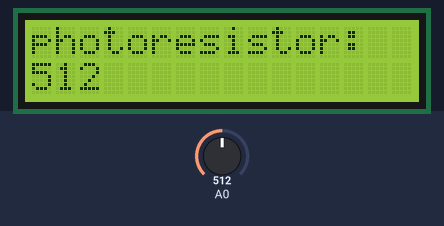
The sketch below on a simulated Arduino Uno, built with avr-gcc and run on an emulated ATmega328P. Parts: 16×2 character LCD. The test bench sets the inputs (shaded band); at power-on: A0 = 512.

Above: at 1.2 s.
1.3 s: A0 set to 716
At 2.5 s:
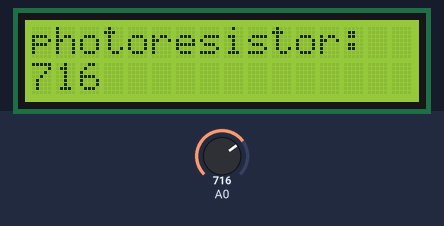
3.5 s: A0 set to 900
At 4.4 s:
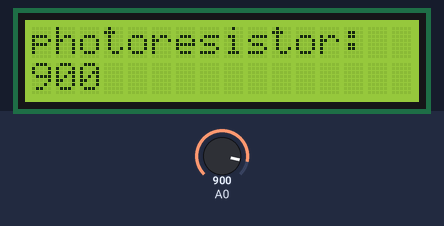
5.5 s: A0 set to 1023
At 7.5 s:
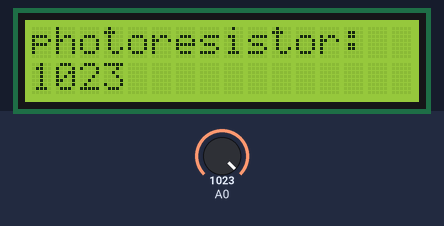
Timing chart, 0 to 9.0 s (numbered marks = the images above; inputs shaded):
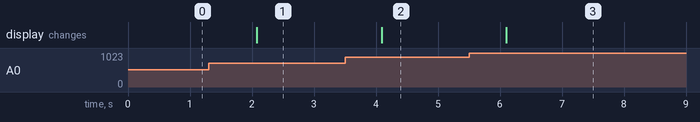

Measured:
- after the input at 1.3 s, the display: changes after 0.78 s (image 1)
- after the input at 3.5 s, the display: changes after 0.59 s (image 2)
- after the input at 5.5 s, the display: changes after 0.60 s (image 3)

The sketch:

COMP444_4B_temperatureSensor_Photoresistor.ino
```cpp
#include <LiquidCrystal.h>
LiquidCrystal lcd(13, 12, 11, 10, 9, 8);

int photoresistor = 0;

float voltage = 0;
float degreesC = 0;
float degreesF = 0;

void setup() {

  lcd.begin(16, 2);
  lcd.clear();
}

void loop() {
  photoresistor = analogRead(A0);

  lcd.clear();

  lcd.setCursor(0, 0);
  lcd.print("photoresistor: ");

  lcd.setCursor(0, 1);
  lcd.print(photoresistor);

  delay(1000);
}
```
